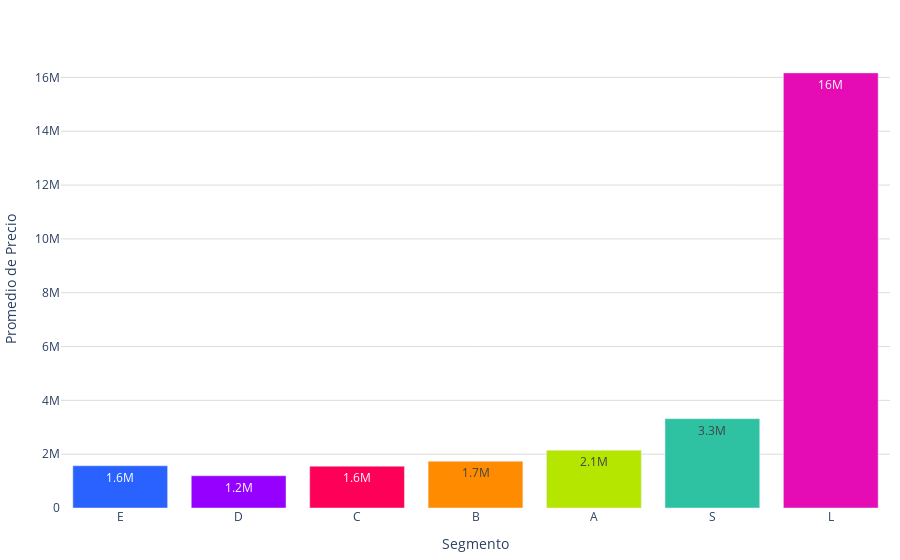

Notebook code cell kept with this figure:
### Code cell
colores = ['#2962ff', '#9500ff', '#ff0059', '#ff8c00', '#b4e600', '#2EC2A2','#E50CB6','#4225CF','#2CBA4D']


fig = go.Figure()
# Agregar las barras al gráfico
fig.add_trace(go.Bar(
    x=promedio_precios_por_segmento_df['segmento'],
    y=promedio_precios_por_segmento_df['promedio_precio'],
    text=promedio_precios_por_segmento_df['promedio_precio'],
    texttemplate='%{text:.2s}',  # Mostrar los valores en las barras
    textposition='inside',
    marker_color=colores,  # Usar la paleta de colores definida
))
# Actualizar el diseño de la gráfica
fig.update_layout(
    #title='Promedio de precios por segmento',
    xaxis_title='Segmento',
    yaxis=dict(
        title='Promedio de Precio',
        gridcolor='#dddcda',  # Color de las líneas que dividen los rangos del eje Y
        gridwidth=1,
    ),
    plot_bgcolor='rgba(0,0,0,0)',  # Color de fondo del gráfico
    legend_title='Segmento',
    legend=dict(
        orientation='h',  # Orientación horizontal de la leyenda
        yanchor='bottom',  # Anclar al borde inferior
        y=1.02,  # Colocar la leyenda justo debajo del gráfico
        xanchor='right',
        x=1
    ),
    margin=dict(l=10, r=10, t=50, b=10)  # Ajusta los márgenes (left, right, top, bottom)
)

# Exportar gráfica como archivo HTML
def guardar_grafico_como_html(fig, nombre_archivo, carpeta='assets/graficas'):
    # Crear la carpeta si no existe
    if not os.path.exists(carpeta):
        os.makedirs(carpeta)
    
    # Guardar la gráfica como archivo HTML en la carpeta especificada
    pio.write_html(fig, os.path.join(carpeta, f'{nombre_archivo}.html'))

# Exportar
guardar_grafico_como_html(fig, 'g_bar_precio_promedio_segmento', carpeta='assets/graficas')
fig.show()

### Figure 1 — Plotly figure (JSON) as saved in the notebook; plotly's stock layout.template omitted (floating-point values rounded to 4 significant figures)
{"data": [{"marker": {"color": ["#2962ff", "#9500ff", "#ff0059", "#ff8c00", "#b4e600", "#2EC2A2", "#E50CB6", "#4225CF", "#2CBA4D"]}, "text": [1569000.0, 1198000.0, 1553000.0, 1738000.0, 2144000.0, 3320000.0, 16170000.0], "textposition": "inside", "texttemplate": "%{text:.2s}", "type": "bar", "x": ["E", "D", "C", "B", "A", "S", "L"], "y": [1569000.0, 1198000.0, 1553000.0, 1738000.0, 2144000.0, 3320000.0, 16170000.0]}], "layout": {"legend": {"orientation": "h", "title": {"text": "Segmento"}, "x": 1, "xanchor": "right", "y": 1.02, "yanchor": "bottom"}, "margin": {"b": 10, "l": 10, "r": 10, "t": 50}, "plot_bgcolor": "rgba(0,0,0,0)", "xaxis": {"title": {"text": "Segmento"}}, "yaxis": {"gridcolor": "#dddcda", "gridwidth": 1, "title": {"text": "Promedio de Precio"}}}}
